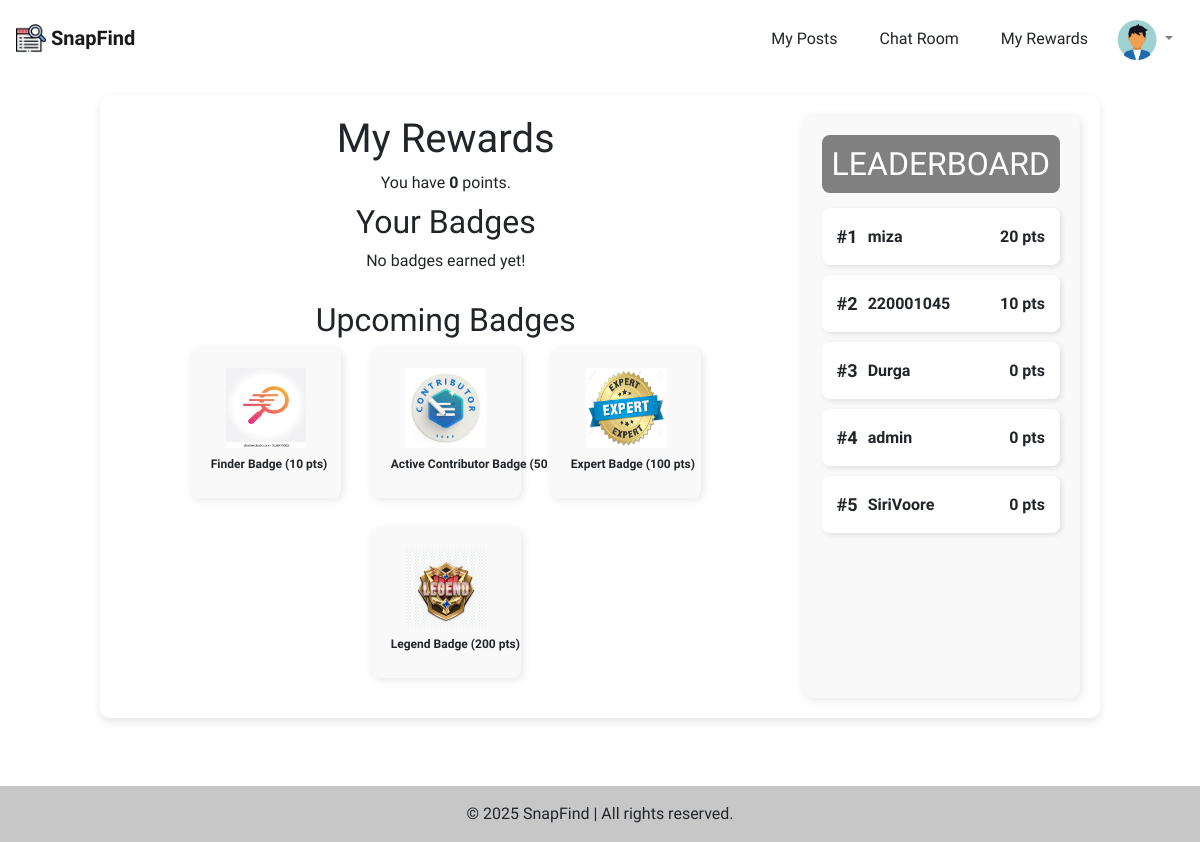
Page /accounts/rewards/ (signed in) on the earlier database version.
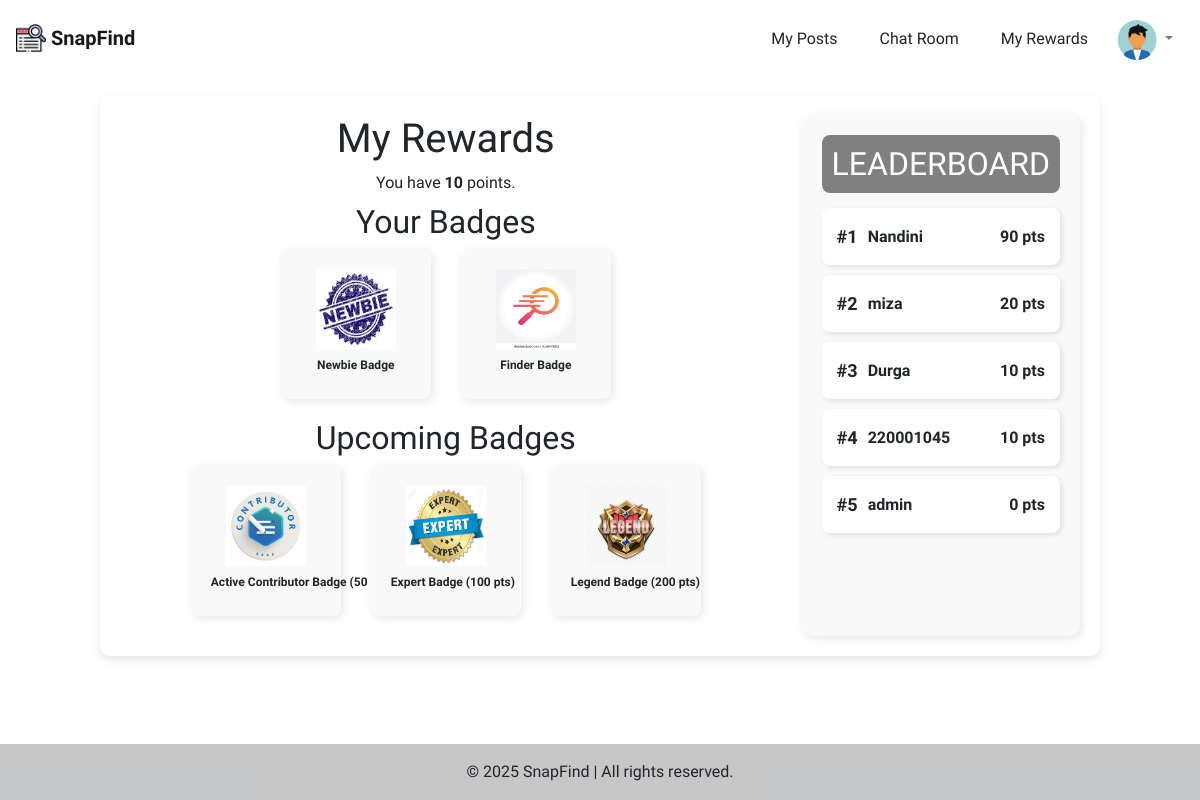
Same page on the later database version.
### accounts/models.py (models this page shows, shortened)
class Reward(models.Model):
    user = models.ForeignKey(User, on_delete=models.CASCADE)
    points = models.IntegerField(default=0)
    badges = models.ManyToManyField(Badge, blank=True)
    created_at = models.DateTimeField(auto_now_add=True)
    def __str__(self):
        return f"{self.user.username} - {self.points} points"

class Badge(models.Model):
    name = models.CharField(max_length=255)
    points_required = models.IntegerField()
    image = models.ImageField(upload_to='badges/')

### accounts/views.py (the view)
# urls.py: path('rewards/', rewards_view, name='rewards'),
@login_required
def rewards_view(request):
    reward, created = Reward.objects.get_or_create(user=request.user)
    upcoming_badges = Badge.objects.filter(points_required__gt=reward.points).order_by('points_required')[:4]
    top_users = Reward.objects.select_related('user').order_by('-points')[:5]
    print("hiiiiiiiiiii", top_users)
    context = {
        'rewards': reward,
        'upcoming_badges': upcoming_badges,
        'top_users': top_users,
    }
    return render(request, 'rewards.html', context)

### accounts/templates/rewards.html (shortened to what this page needs)
{% extends 'base_layout.html' %}
{% block content %}
<div class="rewards-container">
    <div class="rewards-layout">
        <div class="main-section">
            <h1>My Rewards</h1>
            <p>You have <strong>{{ rewards.points }}</strong> points.</p>
            <h2>Your Badges</h2>
            <div class="badges">
                {% for badge in rewards.badges.all %}
                    <div class="badge">
                        <img src="{{ badge.image.url }}" alt="{{ badge.name }}">
                        <p><strong>{{ badge.name }}</strong></p>
                    </div>
                {% empty %}
                    <p>No badges earned yet!</p>
                {% endfor %}
            </div>
            <h2>Upcoming Badges</h2>
            <div class="upcoming-badges">
                {% for badge in upcoming_badges %}
                    <div class="badge">
                        <img src="{{ badge.image.url }}" alt="{{ badge.name }}">
                        <p><strong>{{ badge.name }}</strong> ({{ badge.points_required }} pts)</p>
                    </div>
                {% empty %}
                    <p>No upcoming badges!</p>
                {% endfor %}
            </div>
        </div>
         <div class="leaderboard">
            <h2>Leaderboard</h2>
            <ol>
                {% for user in top_users %}
                    <li>
                        <span class="rank">#{{ forloop.counter }}</span>
                        <span class="username" style="font-weight: bold;">{{ user.user.username }}</span>
                        <span class="points">{{ user.points }} pts</span>
                    </li>
                {% empty %}
                    <li>No leaderboard data available.</li>
                {% endfor %}
            </ol>
        </div>
    </div>
</div>
{% endblock %}

Differences in the rows shown:
no longer on this page (row unchanged): Reward: user.username "SiriVoore", points "0"
changed Reward "Durga": points "0" → "10"; moves up the list
now on this page (row unchanged): Badge: image (picture), name "Newbie Badge", shown under "Your Badges"
shown differently, row unchanged: Badge "Finder Badge": moves from the list under "Upcoming Badges" to the list under "Your Badges"
added Reward: user.username "Nandini", points "90"
Other differences:
text no longer shown: "No badges earned yet!"
